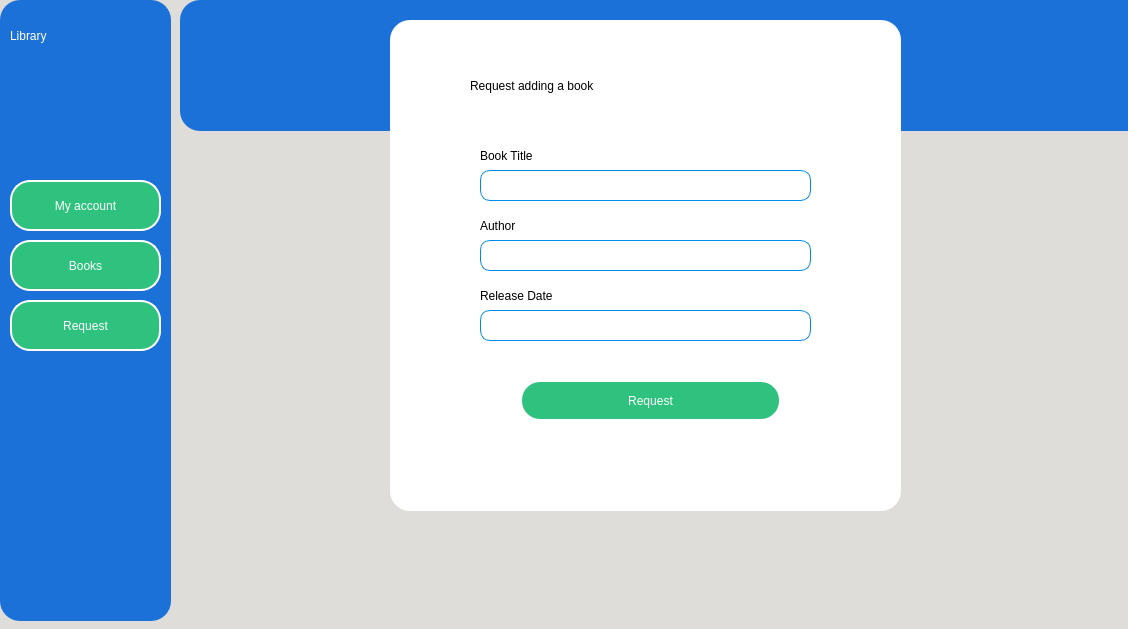
<?xml version="1.0" encoding="UTF-8"?>
<ui version="4.0">
 <class>RequestWindow</class>
 <widget class="QMainWindow" name="RequestWindow">
  <property name="geometry">
   <rect>
    <x>0</x>
    <y>0</y>
    <width>1128</width>
    <height>629</height>
   </rect>
  </property>
  <property name="windowTitle">
   <string>Request a Book</string>
  </property>
  <property name="styleSheet">
   <string notr="true">background-color: rgb(222, 221, 218);</string>
  </property>
  <widget class="QWidget" name="centralwidget">
   <widget class="QFrame" name="frame_16">
    <property name="geometry">
     <rect>
      <x>0</x>
      <y>0</y>
      <width>171</width>
      <height>621</height>
     </rect>
    </property>
    <property name="styleSheet">
     <string notr="true">border: 1px ;
border-radius: 20px;
background-color:rgb(28, 113, 216)</string>
    </property>
    <property name="frameShape">
     <enum>QFrame::StyledPanel</enum>
    </property>
    <property name="frameShadow">
     <enum>QFrame::Raised</enum>
    </property>
    <widget class="QLabel" name="label19">
     <property name="geometry">
      <rect>
       <x>10</x>
       <y>0</y>
       <width>141</width>
       <height>71</height>
      </rect>
     </property>
     <property name="styleSheet">
      <string notr="true">font: 63 italic 30pt &quot;URW Bookman&quot;;
color:white;
background-color: rgba(28, 113, 216, 0);</string>
     </property>
     <property name="text">
      <string>Library</string>
     </property>
    </widget>
    <widget class="QPushButton" name="pushButton_14">
     <property name="geometry">
      <rect>
       <x>90</x>
       <y>10</y>
       <width>101</width>
       <height>41</height>
      </rect>
     </property>
     <property name="styleSheet">
      <string notr="true">background-color: rgba(28, 113, 216, 0);</string>
     </property>
     <property name="text">
      <string/>
     </property>
     <property name="icon">
      <iconset>
       <normaloff>Icons/graduate-cap.png</normaloff>Icons/graduate-cap.png</iconset>
     </property>
     <property name="iconSize">
      <size>
       <width>25</width>
       <height>25</height>
      </size>
     </property>
    </widget>
    <widget class="QPushButton" name="log_credits_24">
     <property name="geometry">
      <rect>
       <x>920</x>
       <y>20</y>
       <width>181</width>
       <height>41</height>
      </rect>
     </property>
     <property name="styleSheet">
      <string notr="true">
QPushButton {
	background-color: rgb(46, 194, 126);
    border: 2px solid white;
    border-radius: 20px;
    border-style: outset;
    padding: 5px;
    transition: all .5s ease;
    color: white;
    font-family:'Montserrat', sans-serif;
    text-transform: uppercase;
    text-align: center;
    line-height: 1;
    font-size: 12px;
    padding: 10px;
    outline: none;
    
    
}
QPushButton:hover {
    color:rgb(0, 137, 236);;
    background-color: white;;
}
</string>
     </property>
     <property name="text">
      <string>My account</string>
     </property>
     <property name="icon">
      <iconset>
       <normaloff>Icons/programmer.png</normaloff>Icons/programmer.png</iconset>
     </property>
     <property name="iconSize">
      <size>
       <width>25</width>
       <height>25</height>
      </size>
     </property>
    </widget>
    <widget class="QPushButton" name="log_credits_25">
     <property name="geometry">
      <rect>
       <x>920</x>
       <y>70</y>
       <width>181</width>
       <height>41</height>
      </rect>
     </property>
     <property name="styleSheet">
      <string notr="true">
QPushButton {
	background-color: rgb(46, 194, 126);
    border: 2px solid white;
    border-radius: 20px;
    border-style: outset;
    padding: 5px;
    transition: all .5s ease;
    color: white;
    font-family:'Montserrat', sans-serif;
    text-transform: uppercase;
    text-align: center;
    line-height: 1;
    font-size: 12px;
    padding: 10px;
    outline: none;
    
    
}
QPushButton:hover {
    color:rgb(0, 137, 236);;
    background-color: white;;
}
</string>
     </property>
     <property name="text">
      <string>Books</string>
     </property>
     <property name="icon">
      <iconset>
       <normaloff>Icons/book.png</normaloff>Icons/book.png</iconset>
     </property>
     <property name="iconSize">
      <size>
       <width>25</width>
       <height>25</height>
      </size>
     </property>
    </widget>
    <widget class="QPushButton" name="main_accbtn">
     <property name="geometry">
      <rect>
       <x>10</x>
       <y>180</y>
       <width>151</width>
       <height>51</height>
      </rect>
     </property>
     <property name="styleSheet">
      <string notr="true">
QPushButton {
	background-color: rgb(46, 194, 126);
    border: 2px solid white;
    border-radius: 20px;
    border-style: outset;
    padding: 5px;
    transition: all .5s ease;
    color: white;
    font-family:'Montserrat', sans-serif;
    text-transform: uppercase;
    text-align: center;
    line-height: 1;
    font-size: 12px;
    padding: 10px;
    outline: none;
    
    
}
QPushButton:hover {
    color:rgb(0, 137, 236);;
    background-color: white;;
}
</string>
     </property>
     <property name="text">
      <string>My account</string>
     </property>
     <property name="icon">
      <iconset>
       <normaloff>Icons/programmer.png</normaloff>Icons/programmer.png</iconset>
     </property>
     <property name="iconSize">
      <size>
       <width>25</width>
       <height>25</height>
      </size>
     </property>
    </widget>
    <widget class="QPushButton" name="main_booksbtn">
     <property name="geometry">
      <rect>
       <x>10</x>
       <y>240</y>
       <width>151</width>
       <height>51</height>
      </rect>
     </property>
     <property name="styleSheet">
      <string notr="true">
QPushButton {
	background-color: rgb(46, 194, 126);
    border: 2px solid white;
    border-radius: 20px;
    border-style: outset;
    padding: 5px;
    transition: all .5s ease;
    color: white;
    font-family:'Montserrat', sans-serif;
    text-transform: uppercase;
    text-align: center;
    line-height: 1;
    font-size: 12px;
    padding: 10px;
    outline: none;
    
    
}
QPushButton:hover {
    color:rgb(0, 137, 236);;
    background-color: white;;
}
</string>
     </property>
     <property name="text">
      <string>Books</string>
     </property>
     <property name="icon">
      <iconset>
       <normaloff>Icons/book.png</normaloff>Icons/book.png</iconset>
     </property>
     <property name="iconSize">
      <size>
       <width>25</width>
       <height>25</height>
      </size>
     </property>
    </widget>
    <widget class="QPushButton" name="main_reqbtn">
     <property name="geometry">
      <rect>
       <x>10</x>
       <y>300</y>
       <width>151</width>
       <height>51</height>
      </rect>
     </property>
     <property name="styleSheet">
      <string notr="true">
QPushButton {
	background-color: rgb(46, 194, 126);
    border: 2px solid white;
    border-radius: 20px;
    border-style: outset;
    padding: 5px;
    transition: all .5s ease;
    color: white;
    font-family:'Montserrat', sans-serif;
    text-transform: uppercase;
    text-align: center;
    line-height: 1;
    font-size: 12px;
    padding: 10px;
    outline: none;
    
    
}
QPushButton:hover {
    color:rgb(0, 137, 236);;
    background-color: white;;
}
</string>
     </property>
     <property name="text">
      <string>Request</string>
     </property>
     <property name="icon">
      <iconset>
       <normaloff>Icons/interview.png</normaloff>Icons/interview.png</iconset>
     </property>
     <property name="iconSize">
      <size>
       <width>25</width>
       <height>25</height>
      </size>
     </property>
    </widget>
    <widget class="QPushButton" name="icon11">
     <property name="geometry">
      <rect>
       <x>-20</x>
       <y>50</y>
       <width>191</width>
       <height>111</height>
      </rect>
     </property>
     <property name="styleSheet">
      <string notr="true">background-color: rgba(28, 113, 216, 0);</string>
     </property>
     <property name="text">
      <string/>
     </property>
     <property name="icon">
      <iconset>
       <normaloff>Icons/digital-library.png</normaloff>Icons/digital-library.png</iconset>
     </property>
     <property name="iconSize">
      <size>
       <width>100</width>
       <height>100</height>
      </size>
     </property>
    </widget>
   </widget>
   <widget class="QFrame" name="frame_15">
    <property name="geometry">
     <rect>
      <x>390</x>
      <y>20</y>
      <width>511</width>
      <height>491</height>
     </rect>
    </property>
    <property name="styleSheet">
     <string notr="true">border: 1px;
border-radius: 20px;
background-color: white;</string>
    </property>
    <property name="frameShape">
     <enum>QFrame::StyledPanel</enum>
    </property>
    <property name="frameShadow">
     <enum>QFrame::Raised</enum>
    </property>
    <widget class="QLabel" name="label38">
     <property name="geometry">
      <rect>
       <x>90</x>
       <y>120</y>
       <width>91</width>
       <height>31</height>
      </rect>
     </property>
     <property name="styleSheet">
      <string notr="true">font: 75 16pt &quot;Ubuntu&quot;;</string>
     </property>
     <property name="text">
      <string>Book Title</string>
     </property>
    </widget>
    <widget class="QLabel" name="label39">
     <property name="geometry">
      <rect>
       <x>90</x>
       <y>190</y>
       <width>91</width>
       <height>31</height>
      </rect>
     </property>
     <property name="styleSheet">
      <string notr="true">font: 75 16pt &quot;Ubuntu&quot;;</string>
     </property>
     <property name="text">
      <string>Author</string>
     </property>
    </widget>
    <widget class="QLabel" name="label40">
     <property name="geometry">
      <rect>
       <x>90</x>
       <y>260</y>
       <width>121</width>
       <height>31</height>
      </rect>
     </property>
     <property name="styleSheet">
      <string notr="true">font: 75 16pt &quot;Ubuntu&quot;;</string>
     </property>
     <property name="text">
      <string>Release Date</string>
     </property>
    </widget>
    <widget class="QPushButton" name="mr_reqbtn">
     <property name="geometry">
      <rect>
       <x>130</x>
       <y>360</y>
       <width>261</width>
       <height>41</height>
      </rect>
     </property>
     <property name="styleSheet">
      <string notr="true">
QPushButton {
	background-color: rgb(46, 194, 126);
    border: 2px solid white;
    border-radius: 20px;
    border-style: outset;
    padding: 5px;
    transition: all .5s ease;
    color: white;
    font-family:'Montserrat', sans-serif;
    text-transform: uppercase;
    text-align: center;
    line-height: 1;
    font-size: 12px;
    padding: 10px;
    outline: none;
    
    
}
QPushButton:hover {
    color:rgb(0, 137, 236);;
    background-color: white;;
}
</string>
     </property>
     <property name="text">
      <string>Request</string>
     </property>
     <property name="icon">
      <iconset>
       <normaloff>Icons/interview.png</normaloff>Icons/interview.png</iconset>
     </property>
     <property name="iconSize">
      <size>
       <width>30</width>
       <height>30</height>
      </size>
     </property>
    </widget>
    <widget class="QLabel" name="label36">
     <property name="geometry">
      <rect>
       <x>80</x>
       <y>30</y>
       <width>371</width>
       <height>71</height>
      </rect>
     </property>
     <property name="styleSheet">
      <string notr="true">font: 25pt &quot;Ubuntu Mono&quot;;
color:black;
background-color: rgba(28, 113, 216, 0)</string>
     </property>
     <property name="text">
      <string>Request adding a book</string>
     </property>
    </widget>
    <widget class="QLineEdit" name="mr_btitlein">
     <property name="geometry">
      <rect>
       <x>90</x>
       <y>150</y>
       <width>331</width>
       <height>31</height>
      </rect>
     </property>
     <property name="font">
      <font>
       <family>Ubuntu Mono</family>
       <pointsize>13</pointsize>
       <weight>9</weight>
       <italic>false</italic>
       <bold>false</bold>
      </font>
     </property>
     <property name="styleSheet">
      <string notr="true">background-color: white;
border-style: solid;
border-width: 1px;
border-color:rgb(0, 137, 236);
border-radius: 10px;
font: 75 13pt &quot;Ubuntu Mono&quot;;


</string>
     </property>
     <property name="maxLength">
      <number>100</number>
     </property>
     <property name="echoMode">
      <enum>QLineEdit::Normal</enum>
     </property>
     <property name="dragEnabled">
      <bool>true</bool>
     </property>
     <property name="placeholderText">
      <string/>
     </property>
     <property name="cursorMoveStyle">
      <enum>Qt::LogicalMoveStyle</enum>
     </property>
     <property name="clearButtonEnabled">
      <bool>true</bool>
     </property>
    </widget>
    <widget class="QLineEdit" name="mr_authorin">
     <property name="geometry">
      <rect>
       <x>90</x>
       <y>220</y>
       <width>331</width>
       <height>31</height>
      </rect>
     </property>
     <property name="font">
      <font>
       <family>Ubuntu Mono</family>
       <pointsize>13</pointsize>
       <weight>9</weight>
       <italic>false</italic>
       <bold>false</bold>
      </font>
     </property>
     <property name="styleSheet">
      <string notr="true">background-color: white;
border-style: solid;
border-width: 1px;
border-color:rgb(0, 137, 236);
border-radius: 10px;
font: 75 13pt &quot;Ubuntu Mono&quot;;


</string>
     </property>
     <property name="maxLength">
      <number>100</number>
     </property>
     <property name="echoMode">
      <enum>QLineEdit::Normal</enum>
     </property>
     <property name="dragEnabled">
      <bool>true</bool>
     </property>
     <property name="placeholderText">
      <string/>
     </property>
     <property name="cursorMoveStyle">
      <enum>Qt::LogicalMoveStyle</enum>
     </property>
     <property name="clearButtonEnabled">
      <bool>true</bool>
     </property>
    </widget>
    <widget class="QLineEdit" name="mr_rdatein">
     <property name="geometry">
      <rect>
       <x>90</x>
       <y>290</y>
       <width>331</width>
       <height>31</height>
      </rect>
     </property>
     <property name="font">
      <font>
       <family>Ubuntu Mono</family>
       <pointsize>13</pointsize>
       <weight>9</weight>
       <italic>false</italic>
       <bold>false</bold>
      </font>
     </property>
     <property name="styleSheet">
      <string notr="true">background-color: white;
border-style: solid;
border-width: 1px;
border-color:rgb(0, 137, 236);
border-radius: 10px;
font: 75 13pt &quot;Ubuntu Mono&quot;;


</string>
     </property>
     <property name="maxLength">
      <number>100</number>
     </property>
     <property name="echoMode">
      <enum>QLineEdit::Normal</enum>
     </property>
     <property name="dragEnabled">
      <bool>true</bool>
     </property>
     <property name="placeholderText">
      <string/>
     </property>
     <property name="cursorMoveStyle">
      <enum>Qt::LogicalMoveStyle</enum>
     </property>
     <property name="clearButtonEnabled">
      <bool>true</bool>
     </property>
    </widget>
   </widget>
   <widget class="QFrame" name="frame_14">
    <property name="geometry">
     <rect>
      <x>180</x>
      <y>0</y>
      <width>1121</width>
      <height>131</height>
     </rect>
    </property>
    <property name="styleSheet">
     <string notr="true">border: 1px ;
border-radius: 20px;
background-color:rgb(28, 113, 216)</string>
    </property>
    <property name="frameShape">
     <enum>QFrame::StyledPanel</enum>
    </property>
    <property name="frameShadow">
     <enum>QFrame::Raised</enum>
    </property>
   </widget>
   <zorder>frame_14</zorder>
   <zorder>frame_16</zorder>
   <zorder>frame_15</zorder>
  </widget>
  <widget class="QMenuBar" name="menubar">
   <property name="geometry">
    <rect>
     <x>0</x>
     <y>0</y>
     <width>1128</width>
     <height>22</height>
    </rect>
   </property>
  </widget>
 </widget>
 <resources/>
 <connections/>
</ui>
